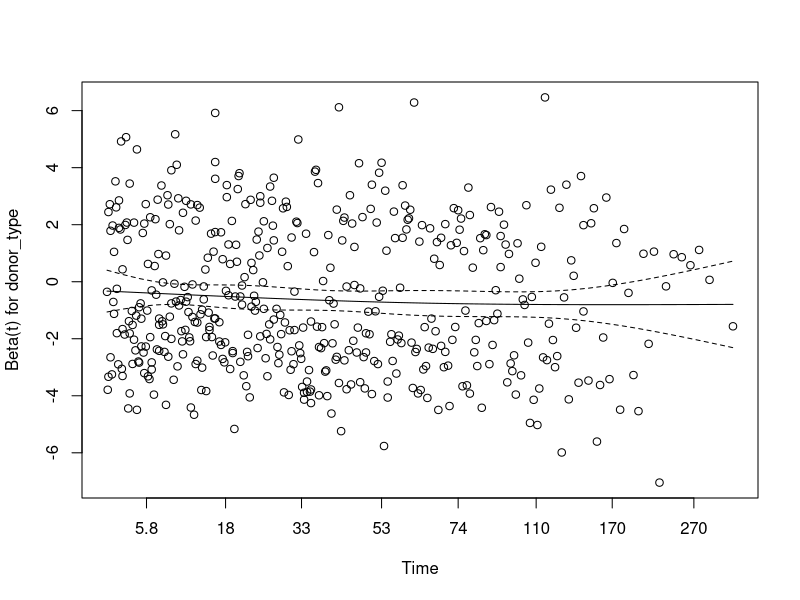
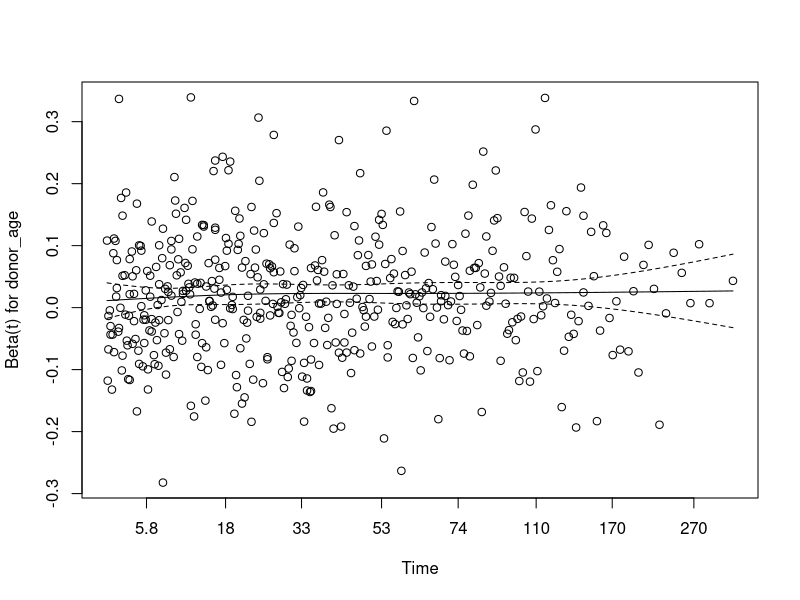
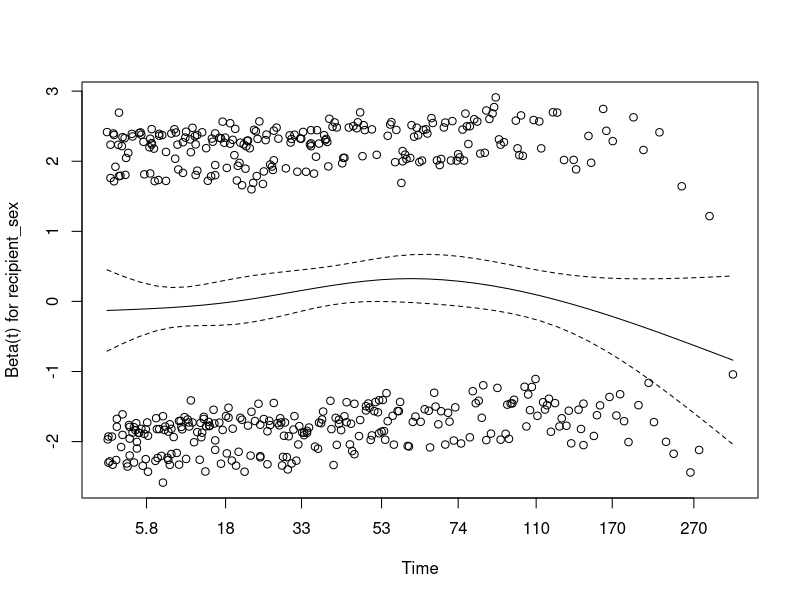
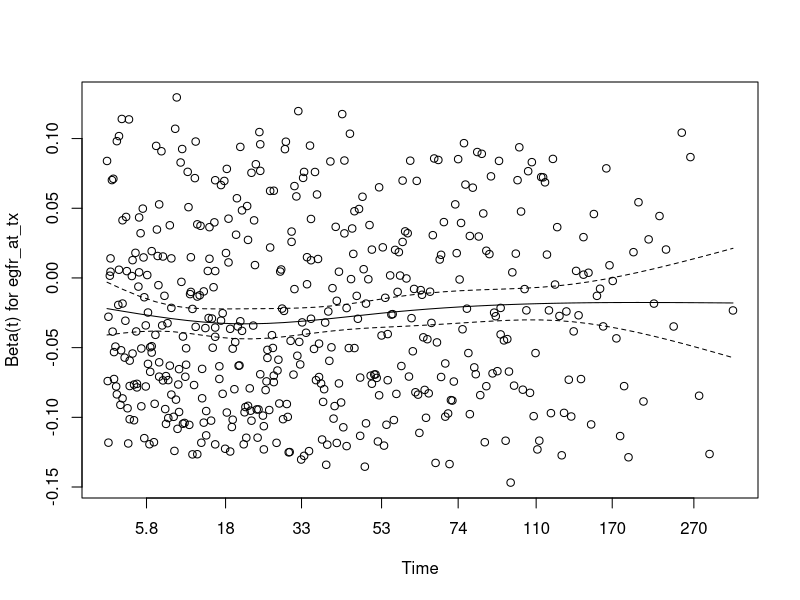

Here is the R script that generated these plots, in order:
## ---- chunk 1
knitr::opts_chunk$set(
  message = FALSE,
  warning = FALSE
)
## ---- chunk 2
library(survival)
library(dplyr)

df <- read.csv("simulated_data.csv")

df$recipient_sex <- factor(df$recipient_sex, levels = c("Male", "Female"))
df$donor_type <- factor(df$donor_type, levels = c("Deceased", "Living"))

head(df)


## ---- chunk 3

cox_model <- coxph(
Surv(time, status) ~ donor_type + donor_age + recipient_sex + egfr_at_tx,
data = df
)

summary(cox_model)



## ---- chunk 4

ph_test <- cox.zph(cox_model)
ph_test


plot(ph_test)

